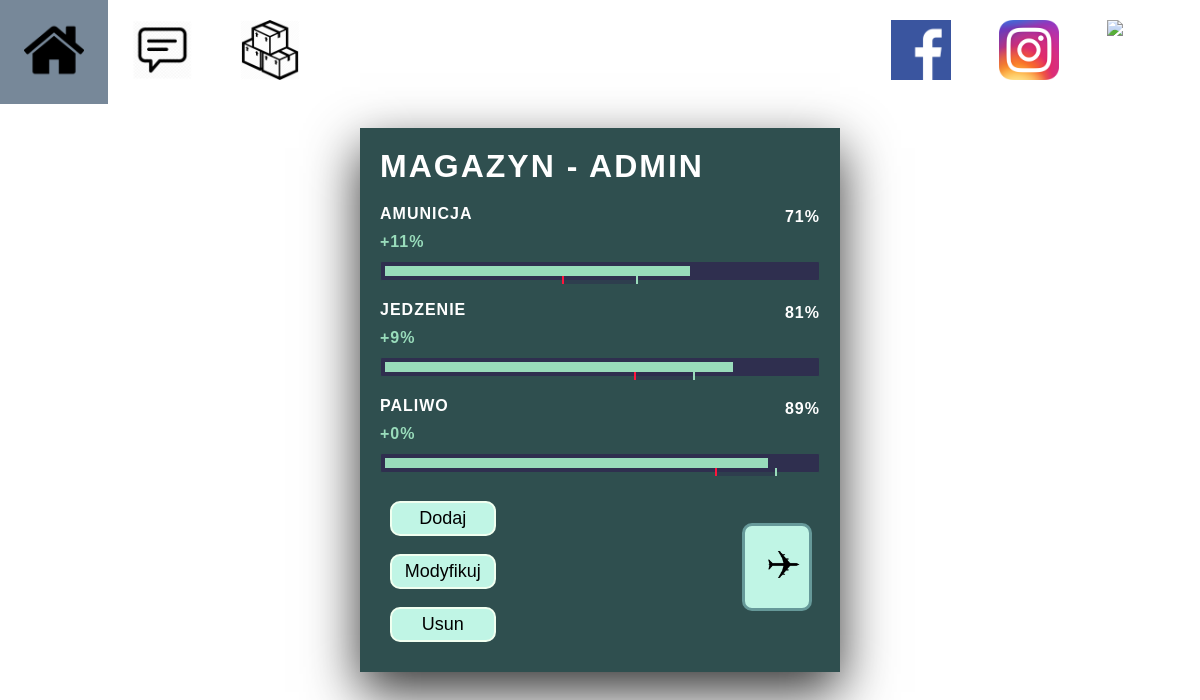
The page /militaria/dashboard/ (signed in) on the database its author committed.
### militaria/models.py (models this page shows, shortened)
class Warehouse(models.Model):
    name = models.CharField(max_length=20)
    how_many = models.IntegerField()
    priority = models.IntegerField(default=2, choices=[(1, "1"), (2, "2"), (3, "3")])
    min = models.IntegerField(default=70)
    max = models.IntegerField(default=90)
    user = models.ManyToManyField('auth.User')
    weight = models.IntegerField(default=3, choices=[(1, "1"), (2, "2"), (3, "3"), (4, "4"), (5, "5")])
    def get_warehouse_fill_code(self):
        if self.how_many >= self.min:
            if self.how_many < self.max:
                return '#fffab7'    # orange
            else:
                return '#99dcbb'    # green
        else:
            return '#ff153c'       # red

### militaria/views.py (the view)
# urls.py: path('dashboard/', views.dashboardView, name='dashboard'),
@login_required(login_url='/militaria/login/')
def dashboardView(request):
    warehouses = Warehouse.objects.filter(user=request.user)
    context = {
        "warehouses": warehouses,
    }
    return render(request, 'militaria/dashboard.html', context)

### templates/militaria/dashboard.html (shortened to what this page needs)
{% extends "militaria/base.html" %}
{% load static %}
{% load mathfilters %}
{% block content %}
    {% if user.is_authenticated %}
    <div class="all_warehouses" >
        <h1>MAGAZYN - {{ request.user }} </h1>
        {% for warehouse in warehouses %}
            <div class="warehouse">
                <p>{{ warehouse.name }}</p>
                <p>{{ warehouse.how_many }}%</p>
                {% if warehouse.how_many >= warehouse.max %}
                    <p style="color: #99dcbb">+{{warehouse.how_many|sub:warehouse.max }}%</p>
                {% elif warehouse.how_many <= warehouse.min %}
                    <p style="color: #ff153c">{{warehouse.how_many|sub:warehouse.min }}%</p>
                {% else %}
                    <p style="color: #fffab7">+{{warehouse.how_many|sub:warehouse.min }}%</p>
                {% endif %}
                <div class="ware">
                    <div class="ware_level" style="width: {{ warehouse.how_many }}%; background-color: {{ warehouse.get_warehouse_fill_code }}"></div>
                    <div class="left_marker" style="position: absolute; left: {{ warehouse.min|sub:3}}%; width: {{warehouse.max|sub:warehouse.min }}%"></div>
                </div>
            </div>
        {% endfor %}
        <div class="box_all">
        <div class="button-box-container">
            <div class="button-box">
                <form method="get" action="/militaria/add">
                    <button type="submit">Dodaj</button>
                </form>
            </div>
            <div class="button-box">
                <form method="get" action="/militaria/modify">
                    <button type="submit">Modyfikuj</button>
                </form>
            </div>
            <div class="button-box">
                <form method="get" action="/militaria/delete">
                    <button type="submit">Usun</button>
                </form>
            </div>
        </div>
            <div class="button-box-container2">
                <form method="get" action="/militaria/supply">
                    <button type="plane"><img src="{% static "militaria/plane.png" %}" height="50%" width="50%" style="transform: rotate(90deg)"></button>
                </form>
            </div>
        </div>
    </div>
    {% endif %}
{% endblock %}

### militaria/static/militaria/style.css (style rules this page uses)
body { margin: 0; padding: 0; font-family: sans-serif; background-image: url("background.png"); }
.all_warehouses { width: 40%; position: absolute; top: 50%; left: 50%; transform: translate(-50%, -50%); padding: 20px; background: #2F4F4F; box-sizing: border-box; box-shadow: 0 20px 50px rgba(0,0,0,.8) }
h1 { margin: 0; padding: 0; color: #fff; text-transform: uppercase; letter-spacing: 2px; }
.warehouse { box-sizing: border-box; width:100%; margin:20px 0; }
.warehouse p { color: #fff; text-transform: uppercase; margin: 0 0 10px; padding: 0; font-weight: bold; letter-spacing: 1px; }
.warehouse p:nth-child(2) { float: right; position: relative; top: -25px }
.ware { background: #2F2F4F; padding: 4px; box-sizing: border-box; border: 1px solid #2F4F4F; border-radius: 2px; transition-property: transform; transition-duration: 1s; }
.ware_level { background: #F0FFF0; animation-name: example; animation-duration: 3s; width: 100%; height: 10px; }
.left_marker { background: rgba(47, 47, 79, 0.5); border-style: dashed; border-left-color: #ff153c; border-left-width: 2px; border-right-color: #99dcbb; border-right-width: 2px; border-top-width: 0; border-bottom-width: 0; width: 100%; height: 8px; }
img { padding: 18px 20px; margin: 0px 0px 0px 0px; }
button { width: 80%; padding: 5px 5px 5px 5px; margin: 30px 10px 10px 10px; box-sizing: border-box; border: 3px solid #669999; background-color: #c0f5e5; border-radius: 10px; font-size: 18px; font-family: sans-serif; }
button[type=submit] { width: 30%; padding: 5px 5px 5px 5px; margin: 8px 10px 10px 10px; box-sizing: border-box; border: 2px solid #F0FFF0; border-radius: 10px; flex: 1; font-family: sans-serif; cursor: pointer; display: inline; }
.box_all { display: flex; justify-content: space-between; }
.button-box-container { flex: 4; }
.button-box-container2 { flex: 1; }

### rows shown on the page
Warehouse: name "AMUNICJA", how_many "71", how_many|sub "11", min 45 (drawn)
Warehouse: name "JEDZENIE", how_many "81", how_many|sub "9", min 60 (drawn)
Warehouse: name "PALIWO", how_many "89", how_many|sub "0", min 77 (drawn)

### other values the page prints
{{ request.user }} "ADMIN"
